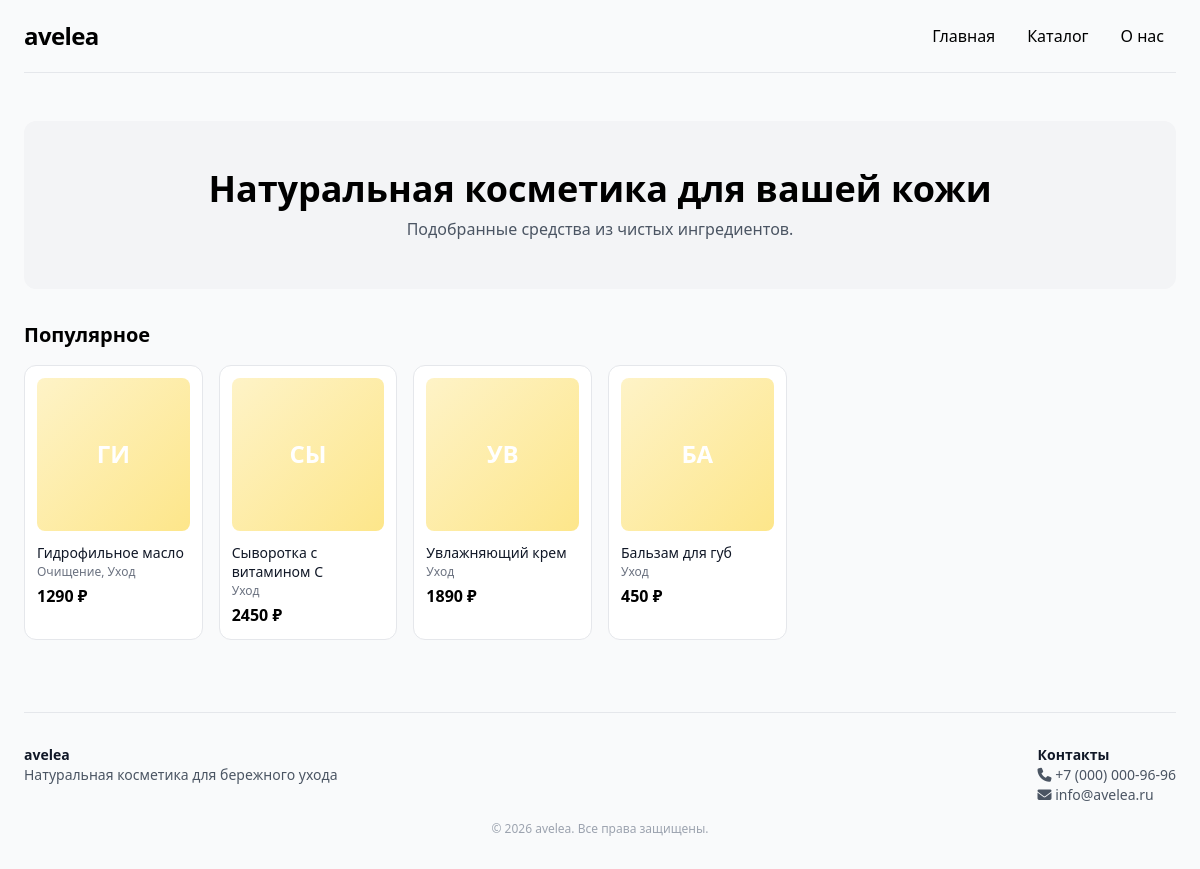
The page / on the database its author committed.
### app/models.py (models this page shows)
class Product(Base):
    __tablename__ = "products"
    id = Column(Integer, primary_key=True, index=True)
    name = Column(String(200), nullable=False)
    brand = Column(String(100), nullable=True)
    price = Column(Integer, nullable=False)
    popular = Column(Boolean, default=False)
    description = Column(Text, nullable=True)
    volume = Column(String(50), nullable=True)
    image = Column(String(200), nullable=True)
    categories = relationship(
        "Category",
        secondary=product_categories,
        backref="products",
        lazy="selectin",
    )

### app/main.py (the view)
@app.get("/", response_class=HTMLResponse)
async def index(request: Request, db: Session = Depends(get_db)):
    popular = db.query(Product).filter(Product.popular == True).limit(6).all()
    return site_templates.TemplateResponse("index.html", {
        "request": request,
        "popular": popular,
    })

### app/templates/site/index.html
{% extends "base.html" %}
{% block content %}
<div class="text-center py-12 bg-gray-100 rounded-xl mb-8">
    <h1 class="text-3xl md:text-4xl font-semibold">Натуральная косметика для вашей кожи</h1>
    <p class="text-gray-600 mt-2">Подобранные средства из чистых ингредиентов.</p>
</div>
<h2 class="text-xl font-semibold mb-4">Популярное</h2>
<div class="grid gap-3 sm:gap-4
            grid-cols-2
            sm:grid-cols-3
            md:grid-cols-4
            lg:grid-cols-6">
    {% for product in popular %}
    <a href="/product/{{ product.id }}"
       class="border border-gray-200 rounded-xl overflow-hidden hover:shadow-md transition bg-white p-3 block">
        <div class="aspect-square w-full rounded-lg mb-3 overflow-hidden flex items-center justify-center
                    bg-gradient-to-br from-amber-100 to-amber-200 text-2xl font-bold text-white">
            {% if product.image %}
            <img src="{{ product.image }}" alt="{{ product.name }}"
                 class="w-full h-full object-cover">
            {% else %}
            {{ product.name[:2].upper() }}
            {% endif %}
        </div>
        <h3 class="font-medium text-gray-900 text-sm leading-snug line-clamp-2">{{ product.name }}</h3>
        <p class="text-xs text-gray-500 mt-0.5 line-clamp-1">
            {{ product.categories|map(attribute='name')|join(', ') }}
        </p>
        <p class="text-base font-semibold mt-1">{{ product.price|int }} ₽</p>
    </a>
    {% endfor %}
</div>
{% endblock %}

### rows shown on the page
Product: name "ГИ", name "Гидрофильное масло", categories|map "Очищение, Уход", price "1290"
Product: name "СЫ", name "Сыворотка с витамином C", categories|map "Уход", price "2450"
Product: name "УВ", name "Увлажняющий крем", categories|map "Уход", price "1890"
Product: name "БА", name "Бальзам для губ", categories|map "Уход", price "450"
